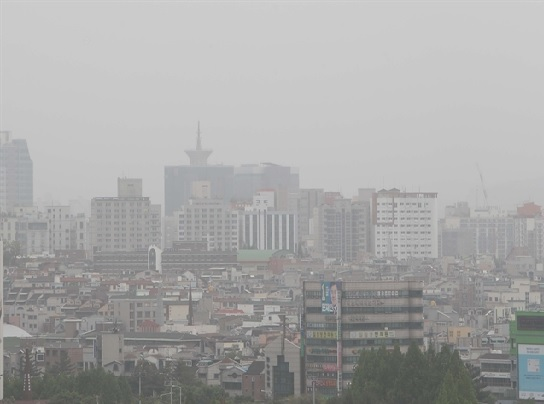
#> input picture chap06/images_ch06/grayCity.jpg, 544 x 404 px
$ python 02.image_access.py
#> lines starting #> are read from the running program, lines starting #| are printed output that depends on the picture
## Mat::ptr()을 통한 행렬 원소 접근
import numpy as np, cv2, time

def pixel_access1(image):   # 화소 직접 접근 방법
    image1 = np.zeros(image.shape[:2], image.dtype)
    for i in range(image.shape[0]):
        for j in range(image.shape[1]):
            pixel = image[i, j]
            image1[i, j] = 255 - pixel
    return image1

def pixel_access2(image):   # item() 함수 접근 방법
    image2 = np.zeros(image.shape[:2], image.dtype)
    for i in range(image.shape[0]):
        for j in range(image.shape[1]):
            pixel = image[i, j]
            image2.itemset((i, j), 255 - pixel)
    return image2

def pixel_access3(image):   # 룩업테이블 이용 방법
    lut = [255 - i for i in range(256)]
    lut = np.array(lut, np.uint8)
    image3 = lut[image]
    return image3

def pixel_access4(image):   # OpenCV 함수 이용 방법
    image4 = cv2.subtract(255, image)
    return image4

def pixel_access5(image):   # ndarray 산술 연산 방법
    image5 = 255 - image
    return image5

image = cv2.imread("images_ch06/grayCity.jpg", cv2.IMREAD_GRAYSCALE)
#> image: shape (404, 544); min 76, max 216, mean 166.6
if image is None: raise Exception("영상파일 읽기 오류")

## 수행 시간 체크 함수
def time_check(func, msg):
    start_time = time.perf_counter()
    ret_img = func(image)
#> after the loop in pixel_access1, `for i in range(image.shape[0]):`:
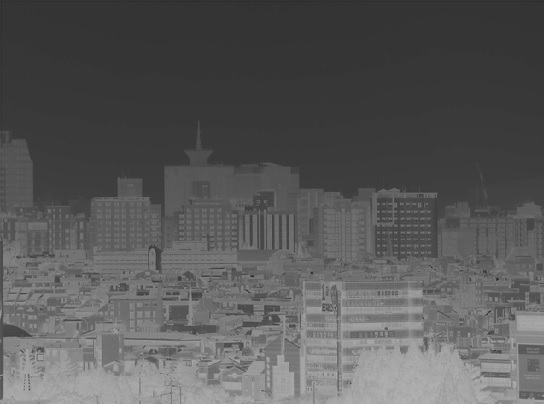
#> image1: shape (404, 544); min 39, max 179, mean 88.4
    elapsed = (time.perf_counter() - start_time) * 1000
    print(msg, "수행시간 : %0.2f ms" %elapsed)
    return ret_img

image1 = time_check(pixel_access1, "[방법1] 직접 접근 방식")
image2 = time_check(pixel_access2, "[방법2] item() 함수 방식")
image3 = time_check(pixel_access3, "[방법3] 룩업테이블 방식")
image4 = time_check(pixel_access4, "[방법4] OpenCV 함수 방식")
image5 = time_check(pixel_access5, "[방법5] ndarray 연산 방식")
